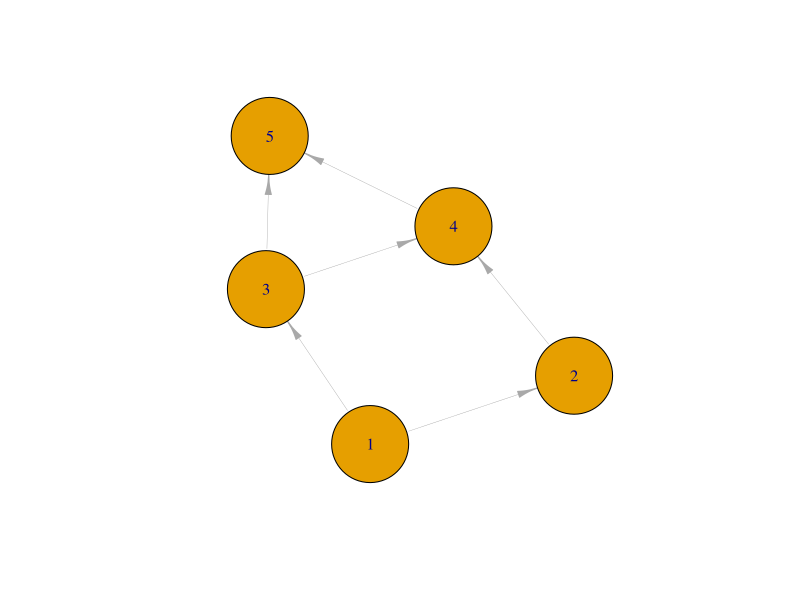

Here is the R script that generated this plot:
library(igraph)

path_str <- function (p) paste(activities[p], collapse = ' -> ')

activities <- sapply(1:5, as.character)
edges <- matrix(c(1, 2, 1, 3, 2, 4, 3, 4, 4, 5, 3, 5), ncol = 2, byrow = T)
d_a <- c(2, 9, 5, 2, 6, 8)
d_m <- c(5, 12, 14, 5, 6, 17)
d_b <- c(14, 15, 17, 8, 12, 20)

expected_time <- (d_a + 4 * d_m + d_b) / 6
variance <- ((d_b - d_a) / 6) ^ 2

g <- graph_from_edgelist(edges)

plot(
  g, vertex.label = activities, cex = 0.5, vertex.size = 50,
  edge.width = 0.4, edge.arrow.width = 0.5
)

possible_paths <- all_simple_paths(g, from = min(edges), to = max(edges))

path_values <- c()

for (path in possible_paths) {
  total_duration <- 0
  for (i in 1 : (length(path) - 1)) {
    edge <- c(path[i], path[i + 1])
    total_duration <- total_duration +
      expected_time[which(edges[, 1] == edge[1] & edges[, 2] == edge[2])]
  }
  path_values <- c(path_values, total_duration)
}

print('Expected time and variance for each edge:')
print(data.frame(From = edges[, 1], To = edges[, 2], expected_time, variance))

cat('All possible paths from', min(edges), 'to', max(edges), 'are:\n')
print(data.frame(Path = sapply(possible_paths, path_str), Value = path_values))

critical_path_index <- which.max(path_values)
cat(
  'Critical path:', path_str(possible_paths[[critical_path_index]]),
  '\nProject duration:', path_values[critical_path_index]
)
